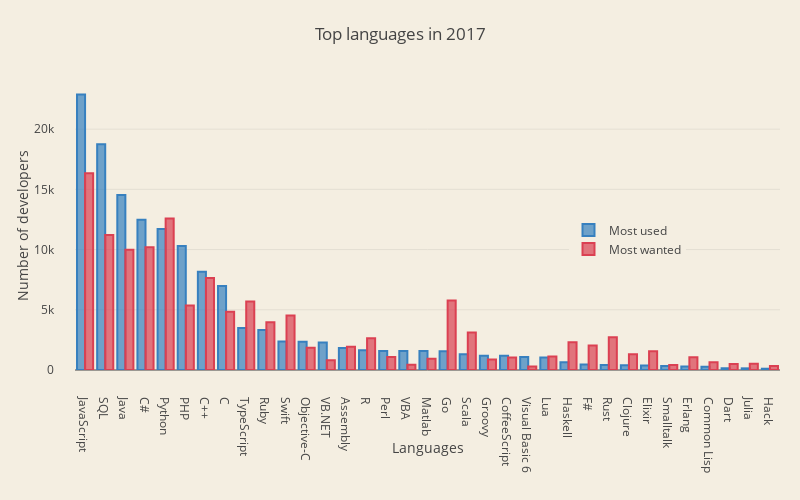

Notebook code cell kept with this figure:
### Code cell
trace1 = go.Bar(
    x = languages_names,
    y = languages_know,
    name='Most used',
    marker=dict(
        color='rgba(55, 128, 191, 0.7)',
        line=dict(
            color='rgba(55, 128, 191, 1.0)',
            width=2,
        )
    )
)
trace2 = go.Bar(
    x = languages_names,
    y = languages_learn,
    name='Most wanted',
    marker=dict(
        color='rgba(219, 64, 82, 0.7)',
        line=dict(
            color='rgba(219, 64, 82, 1.0)',
            width=2,
        )
    )
)

data = [trace1, trace2]
layout = go.Layout(
    barmode='group',
    title = 'Top languages in 2017',
    width=800,
    height=500,
     margin=go.Margin(
        l=75,
        r=20,
        b=130,
        t=80,
        pad=20
    ),
    paper_bgcolor='rgb(244, 238, 225)',
    plot_bgcolor='rgb(244, 238, 225)',
    yaxis = dict(
        title= 'Number of developers',
        anchor = 'x',
        rangemode='tozero'
    ),
    xaxis = dict(title= 'Languages'),
    legend=dict(x=0.70, y=0.45)
)

fig = go.Figure(data=data, layout=layout)
py.iplot(fig)

### Figure 1 — Plotly figure (JSON) as saved in the notebook; plotly's stock layout.template omitted (floating-point values rounded to 4 significant figures)
{"data": [{"marker": {"color": "rgba(55, 128, 191, 0.7)", "line": {"color": "rgba(55, 128, 191, 1.0)", "width": 2}}, "name": "Most used", "type": "bar", "x": ["JavaScript", "SQL", "Java", "C#", "Python", "PHP", "C++", "C", "TypeScript", "Ruby", "Swift", "Objective-C", "VB.NET", "Assembly", "R", "Perl", "VBA", "Matlab", "Go", "Scala", "Groovy", "CoffeeScript", "Visual Basic 6", "Lua", "Haskell", "F#", "Rust", "Clojure", "Elixir", "Smalltalk", "Erlang", "Common Lisp", "Dart", "Julia", "Hack"], "y": [22875, 18754, 14524, 12476, 11704, 10290, 8155, 6974, 3488, 3324, 2368, 2349, 2273, 1823, 1634, 1585, 1574, 1569, 1557, 1309, 1193, 1192, 1071, 1039, 649, 457, 416, 391, 380, 327, 281, 273, 145, 138, 107]}, {"marker": {"color": "rgba(219, 64, 82, 0.7)", "line": {"color": "rgba(219, 64, 82, 1.0)", "width": 2}}, "name": "Most wanted", "type": "bar", "x": ["JavaScript", "SQL", "Java", "C#", "Python", "PHP", "C++", "C", "TypeScript", "Ruby", "Swift", "Objective-C", "VB.NET", "Assembly", "R", "Perl", "VBA", "Matlab", "Go", "Scala", "Groovy", "CoffeeScript", "Visual Basic 6", "Lua", "Haskell", "F#", "Rust", "Clojure", "Elixir", "Smalltalk", "Erlang", "Common Lisp", "Dart", "Julia", "Hack"], "y": [16327, 11217, 9988, 10187, 12570, 5365, 7647, 4841, 5692, 3966, 4530, 1844, 804, 1923, 2628, 1089, 445, 931, 5770, 3122, 866, 1032, 295, 1117, 2306, 2034, 2718, 1308, 1565, 421, 1053, 647, 496, 515, 338]}], "layout": {"barmode": "group", "height": 500, "legend": {"x": 0.7, "y": 0.45}, "margin": {"b": 130, "l": 75, "pad": 20, "r": 20, "t": 80}, "paper_bgcolor": "rgb(244, 238, 225)", "plot_bgcolor": "rgb(244, 238, 225)", "title": "Top languages in 2017", "width": 800, "xaxis": {"title": "Languages"}, "yaxis": {"anchor": "x", "rangemode": "tozero", "title": "Number of developers"}}}
